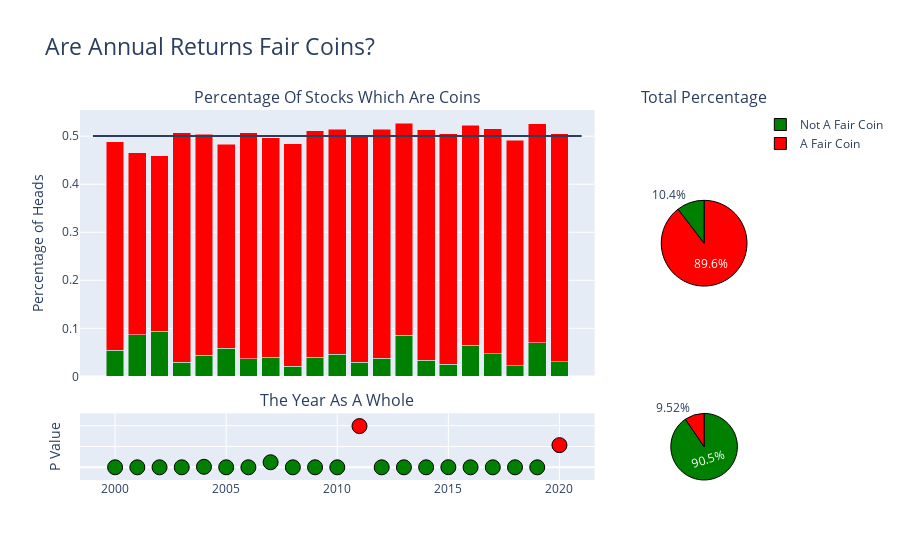

Source (notebook cell):
### Code cell
top_labels = ['Not A Fair Coin', 'A Fair Coin']
top_values = [top_coin_percentage, 1 - top_coin_percentage]

bottom_labels = ['Not A Fair Coin', 'A Fair Coin']
bottom_values = [bottom_coin_percentage, 1 - bottom_coin_percentage]



top = percent_df[percent_df['symbol'].isin(stocks_which_reject_null)]
bottom = percent_df[percent_df['symbol'].isin(stocks_which_fail_to_reject_null)]

fig = make_subplots(rows=2, cols=2,
                   specs=[[{'type':'bar'}, {'type':'domain'}],
                         [{'type':'scatter'},{'type':'domain'}]],
                    horizontal_spacing=.1,
                    vertical_spacing=.1,
                   subplot_titles=['Percentage Of Stocks Which Are Coins', 'Total Percentage', 'The Year As A Whole'],
                    shared_xaxes=True,
                    row_heights=[4, 1],
                   column_widths=[0.6, .1])

fig.add_trace(
    go.Pie(labels=top_labels, values=top_values,
          marker=dict(colors=['green', 'red'], line=dict(color='black', width=1))),
            1, 2)

#the control pie chart
fig.add_trace(
    go.Pie(labels=bottom_labels, values=bottom_values,
          marker=dict(colors=['green', 'red'], line=dict(color='black', width=1))),
           2, 2)

fig.add_trace(
    go.Bar(x=bar_chart['year'], y=bar_chart['reject'], marker_color='green', hovertext=round(bar_chart['test'], 3) * 100, hoverinfo='text', showlegend=False), 1, 1)

fig.add_trace(
    go.Bar(x=bar_chart['year'], y=bar_chart['fail_to_reject'], marker_color='red', hovertext=round(1 - bar_chart['test'], 3) * 100, hoverinfo='text', showlegend=False), 1, 1)

fig.add_shape(type='line', x0=1999, y0=.5, x1=2021, y1=.5, row=1, col=1)
#the control scatter plot
fail_to_reject = control[control['year'].isin(years_which_fail_to_reject_null)]
fig.add_trace(
    go.Scatter(x=fail_to_reject['year'], y=fail_to_reject['pvalue'],
              mode='markers',
               hoverinfo='y',
               showlegend=False,
              marker=dict(color='red',size=15, line=dict(color='black', width=1))), 2, 1)

reject = control[control['year'].isin(years_which_reject_null)]
fig.add_trace(
    go.Scatter(x=reject['year'], y=reject['pvalue'],
              mode='markers',
               hoverinfo='y',
               showlegend=False,
              marker=dict(color='green',size=15, line=dict(color='black', width=1))), 2, 1)

#fig.update_layout(showlegend=False)
fig.update_layout(barmode='stack')
fig.update_xaxes(visible=False, row=1, col=1)
fig.update_yaxes(title='Percentage of Heads', row=1, col=1)
fig.update_yaxes(title='P Value', showticklabels=False, row=2, col=1 )
fig.update_layout(title='Are Annual Returns Fair Coins?',
                 title_font=dict(size=23))

fig.show()

### Figure 1 — Plotly figure (JSON) as saved in the notebook; plotly's stock layout.template omitted (floating-point values rounded to 4 significant figures)
{"data": [{"domain": {"x": [0.8714, 1], "y": [0.28, 1]}, "labels": ["Not A Fair Coin", "A Fair Coin"], "marker": {"colors": ["green", "red"], "line": {"color": "black", "width": 1}}, "type": "pie", "values": [0.1041, 0.8959]}, {"domain": {"x": [0.8714, 1], "y": [0, 0.18]}, "labels": ["Not A Fair Coin", "A Fair Coin"], "marker": {"colors": ["green", "red"], "line": {"color": "black", "width": 1}}, "type": "pie", "values": [0.9048, 0.09524]}, {"hoverinfo": "text", "hovertext": [11.1, 18.6, 20.4, 5.7, 8.7, 12.1, 7.3, 7.9, 4.4, 7.7, 8.9, 5.9, 7.3, 16.2, 6.5, 5, 12.5, 9.1, 4.6, 13.3, 6.1], "marker": {"color": "green"}, "showlegend": false, "type": "bar", "x": [2000, 2001, 2002, 2003, 2004, 2005, 2006, 2007, 2008, 2009, 2010, 2011, 2012, 2013, 2014, 2015, 2016, 2017, 2018, 2019, 2020], "xaxis": "x", "y": [0.05412, 0.0866, 0.09358, 0.02909, 0.04394, 0.05831, 0.03712, 0.03937, 0.0211, 0.03949, 0.04584, 0.02963, 0.0377, 0.08551, 0.03357, 0.02498, 0.06526, 0.04691, 0.0224, 0.06981, 0.03098], "yaxis": "y"}, {"hoverinfo": "text", "hovertext": [88.9, 81.4, 79.6, 94.3, 91.3, 87.9, 92.7, 92.1, 95.6, 92.3, 91.1, 94.1, 92.7, 83.8, 93.5, 95, 87.5, 90.9, 95.4, 86.7, 93.9], "marker": {"color": "red"}, "showlegend": false, "type": "bar", "x": [2000, 2001, 2002, 2003, 2004, 2005, 2006, 2007, 2008, 2009, 2010, 2011, 2012, 2013, 2014, 2015, 2016, 2017, 2018, 2019, 2020], "xaxis": "x", "y": [0.4339, 0.3786, 0.3652, 0.4774, 0.4604, 0.4244, 0.4695, 0.4577, 0.4632, 0.4719, 0.4686, 0.4691, 0.4768, 0.4411, 0.4802, 0.4797, 0.4579, 0.4681, 0.4694, 0.4564, 0.4736], "yaxis": "y"}, {"hoverinfo": "y", "marker": {"color": "red", "line": {"color": "black", "width": 1}, "size": 15}, "mode": "markers", "showlegend": false, "type": "scatter", "x": [2011, 2020], "xaxis": "x2", "y": [0.3961, 0.2131], "yaxis": "y2"}, {"hoverinfo": "y", "marker": {"color": "green", "line": {"color": "black", "width": 1}, "size": 15}, "mode": "markers", "showlegend": false, "type": "scatter", "x": [2000, 2001, 2002, 2003, 2004, 2005, 2006, 2007, 2008, 2009, 2010, 2012, 2013, 2014, 2015, 2016, 2017, 2018, 2019], "xaxis": "x2", "y": [3.882e-12, 2.423e-108, 1.405e-157, 2.19e-05, 0.004679, 5.883e-30, 1.197e-05, 0.04854, 2.14e-26, 1.337e-14, 7.761e-23, 1.583e-23, 1.399e-76, 6.139e-22, 0.001066, 2.943e-60, 2.909e-26, 6.645e-09, 5.849e-75], "yaxis": "y2"}], "layout": {"annotations": [{"font": {"size": 16}, "showarrow": false, "text": "Percentage Of Stocks Which Are Coins", "x": 0.3857, "xanchor": "center", "xref": "paper", "y": 1, "yanchor": "bottom", "yref": "paper"}, {"font": {"size": 16}, "showarrow": false, "text": "Total Percentage", "x": 0.9357, "xanchor": "center", "xref": "paper", "y": 1, "yanchor": "bottom", "yref": "paper"}, {"font": {"size": 16}, "showarrow": false, "text": "The Year As A Whole", "x": 0.3857, "xanchor": "center", "xref": "paper", "y": 0.18, "yanchor": "bottom", "yref": "paper"}], "autosize": true, "barmode": "stack", "shapes": [{"type": "line", "x0": 1999, "x1": 2021, "xref": "x", "y0": 0.5, "y1": 0.5, "yref": "y"}], "title": {"font": {"size": 23}, "text": "Are Annual Returns Fair Coins?"}, "xaxis": {"anchor": "y", "autorange": true, "domain": [0, 0.7714], "matches": "x2", "range": [1999.0, 2021.0], "showticklabels": false, "type": "linear", "visible": false}, "xaxis2": {"anchor": "y2", "autorange": true, "domain": [0, 0.7714], "range": [1999.0, 2021.0], "type": "linear"}, "yaxis": {"anchor": "x", "autorange": true, "domain": [0.28, 1], "range": [0, 0.5543], "title": {"text": "Percentage of Heads"}, "type": "linear"}, "yaxis2": {"anchor": "x2", "autorange": true, "domain": [0, 0.18], "range": [-0.1871, 0.5833], "showticklabels": false, "title": {"text": "P Value"}, "type": "linear"}}}
